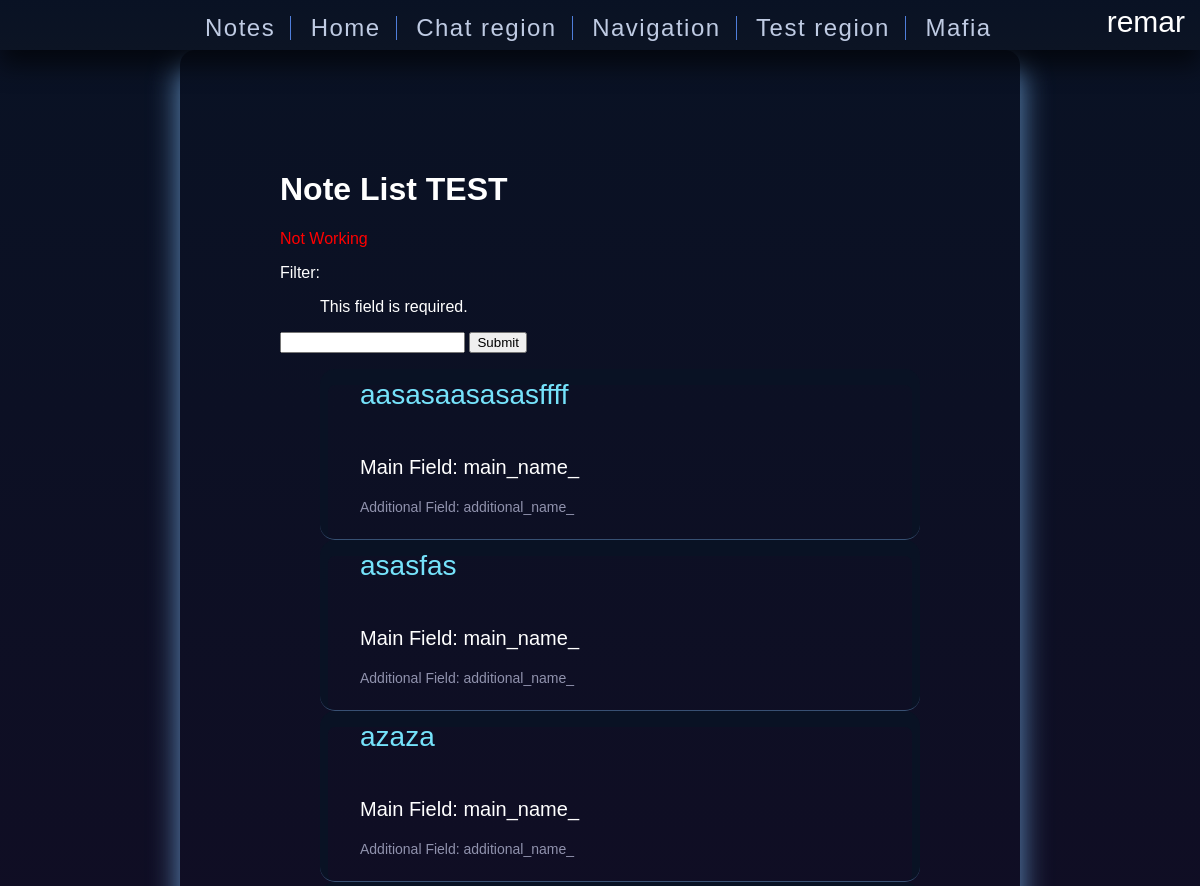
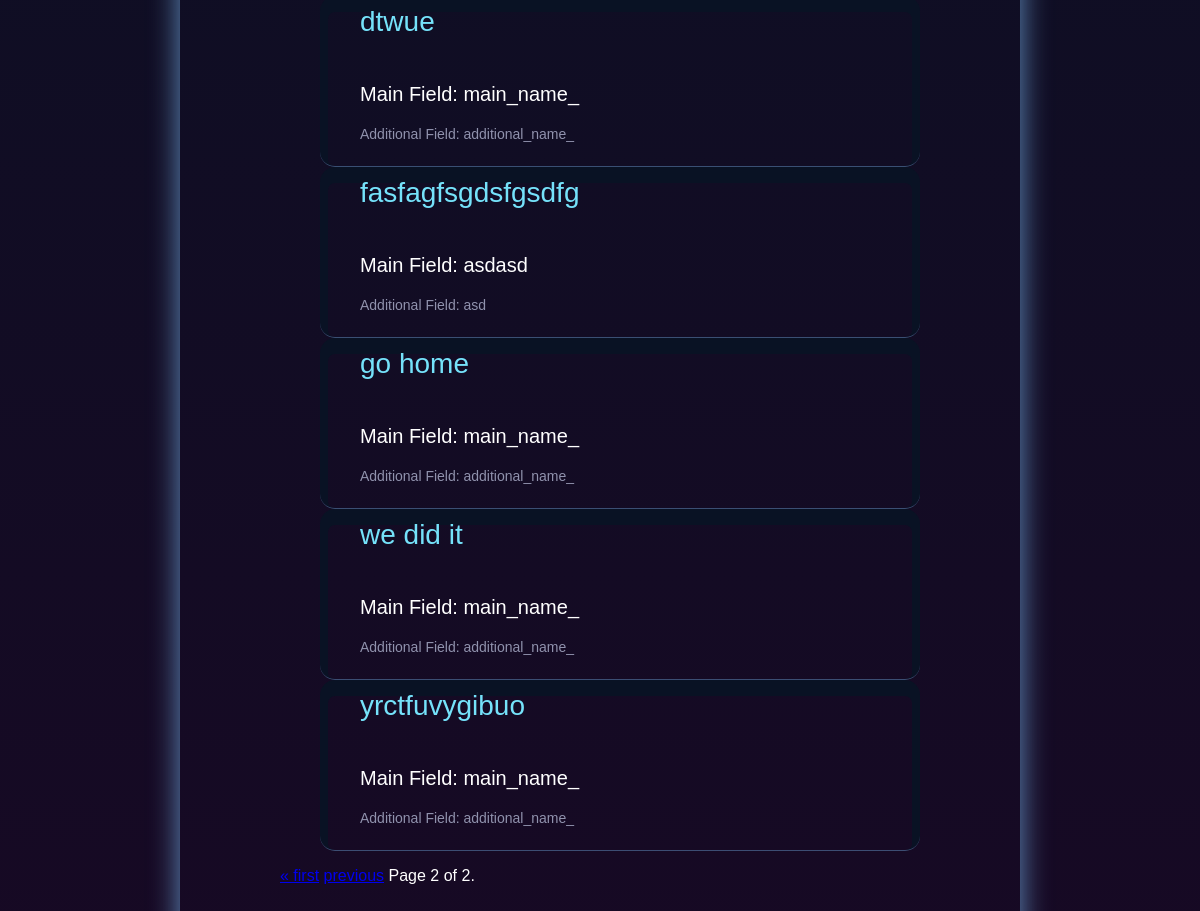
/index/notes/?page=2 (signed in), run on the app's committed database (2 pictures, top to bottom).
### main/models.py (models this page shows, shortened)
class Note(models.Model):
    id = models.AutoField(primary_key=True)
    name = models.CharField(max_length=200, help_text="Name")
    main_field = models.CharField(max_length=200, help_text="Main text")
    add_field = models.CharField(max_length=200)
    author = models.CharField(max_length=50)
    publish_date = models.DateField(null=True)
    class Meta:
        ordering = ["name"]
    def get_absolute_url(self):
        return reverse('note-detail', args=[str(self.id)])

### main/views.py (the view)
    def NoteFilter(request):
        non_filtered_list = Note.objects.all()
        if request.method == 'GET':
            form = FilterForm(request.GET)
            if form.is_valid():
                filtered_list=Note.objects.filter(name__icontains = request.GET['filter'])
                paginator = Paginator(filtered_list, 1)
                page_number = request.GET.get('page')
                page_obj = paginator.get_page(page_number)
                return render(request, 'main/notes.html', {'form': form, 'note_list': filtered_list, 'page_obj': page_obj})
        else:
            form = FilterForm()
        paginator = Paginator(non_filtered_list, 10)
        page_number = request.GET.get('page')
        page_obj = paginator.get_page(page_number)
        return render(request, 'main/notes.html', {'form': form, 'note_list': non_filtered_list, 'page_obj': page_obj})

### main/forms.py
class FilterForm(forms.Form):
    filter = forms.CharField()

### main/templates/main/notes.html (shortened to what this page needs)
{% extends "base.html" %}
{% block content %}
<h1>Note List TEST</h1>
        {% if booling %} <p class="green">IT'S WORKING</p>{% else %}<p class="red">Not Working</p> {% endif %}
    <form>
        {{ form }}
        <input type="submit" value="Submit" class="button" />
    </form>
    {% if note_list %}
    <ul>
      {% for Note in page_obj %}
      <li class="note-list">
          <ul class="note-ul">
                <li class="name"><a class="note-link" href="{{ Note.get_absolute_url }}">{{ Note.name }}</a></li>
                <li><p class="list-main-field"> Main Field: {{ Note.main_field }} </p></li>
                <li><p class="list-add-field"> Additional Field: {{ Note.add_field }} </p></li>
          </ul>
      </li>
      {% endfor %}
    </ul>
    {% else %}
      <p>There are no notes there.</p>
    {% endif %}
<div class="pagination">
    <span class="step-links">
        {% if page_obj.has_previous %}
            <a href="?page=1">&laquo; first</a>
            <a href="?page={{ page_obj.previous_page_number }}">previous</a>
        {% endif %}
        <span class="current">
            Page {{ page_obj.number }} of {{ page_obj.paginator.num_pages }}.
        </span>
    </span>
</div>
{% endblock %}

### main/templates/base.html (shortened to what this page needs)
<!DOCTYPE html>
<html lang="en">
<head>
  {% load static %}
  <link rel="stylesheet" href="{% static 'css/styles.css' %}">
</head>
<body>
    <div class="header-panel">
        {% if user.is_authenticated %}
        <ul class="bar-user-info">
            <li>
                {{ user.get_username }}
            </li>
        </ul>
        {% else %}
        <ul class="bar-user-info">
            <li><a href="{% url 'login'%}?next={{request.path}}">Login</a></li>
            <li><a href="{% url 'login'%}">Registration</a></li>
        </ul>
        {% endif %}
        <ul class="header-bar">
            <li>
                <a class="light" href="{% url 'notes' %}">Notes</a>
            </li>
            <li>
                <a class="light" href="{% url 'index' %}">Home</a>
            </li>
            <li><a class="light" href="{% url 'chat' %}">Chat region</a></li>
            <li><a class="light" href="{% url 'navigation' %}">Navigation</a></li>
            <li><a class="light" href="{% url 'test' %}">Test region</a></li>
            <li><a class="light" href="{% url 'random' %}">Mafia</a></li>
        </ul>
    </div>
    <div class="content">
        <div class="main-content">
            {% block content %}
            {% endblock %}
        </div>
    </div>
</body>
</html>

### main/static/css/styles.css (style rules this page uses)
html { height: 100%; }
.content { margin: 50px 15% 50px 15%; width: 70%; height: 100%; box-shadow: 0 15px 30px #6391c2; border-radius: 15px; }
.red { color:red; }
body { margin: 0; padding: 0; font-family: sans-serif; background: linear-gradient(#091224, #170924); color: white; }
.header-panel { position: fixed; z-index: 10; top: 0; border: 1px; padding: 0px; scroll-padding-bottom: 50px; height: 50px; width: 100%; background: linear-gradient(#091224, #0c1424); box-shadow: 0 15px 25px rgba(0,0,0,.6); }
.main-content { margin-top: 150px 150px 0px 150px; padding: 100px; }
.bar-user-info { position: fixed; margin: 5px; right: 10px; font-size: 30px; }
ul li { list-style-type: none; }
.header-bar > li { display: inline-block; position: relative; border-right: 1px solid #4f7edb; }
.header-bar > li:last-child { border-right: 0px solid #4f7edb; }
.header-bar > li > a.light { position: relative; padding: 10px 15px; font-size: 1.5em; line-height: 1; letter-spacing: 1.5px; }
.header-bar { margin-left : 150px; }
.bar-user-info > li { display: inline-block; position: relative; }
a.light { outline: none; text-decoration: none; padding: 2px 1px 0; }
a.light:link { color: #bfcbe3; }
.note-list { border-bottom: 1px solid rgb(99, 145, 194, .5); padding: 10px 0 10px 0; border-radius: 15px; box-shadow: 0 8px 0 8px #091224 inset; }
.note-link { color: #75e2fa; font-size: 28px; text-decoration: none; transition: color .5s ease-out; }
.note-link:after { transition: right .4s cubic-bezier(0,.5,0,1), border-color .4s ease-out; }
.list-main-field { font-size: 20px; padding: 25px 0 0 0; }
.list-add-field { font-size: 14px; color: #9092ad; }

### data on the page
Note: name "aasasaasasasffff", main_field "main_name_", add_field "additional_name_"
Note: name "asasfas", main_field "main_name_", add_field "additional_name_"
Note: name "azaza", main_field "main_name_", add_field "additional_name_"
Note: name "dtwue", main_field "main_name_", add_field "additional_name_"
Note: name "fasfagfsgdsfgsdfg", main_field "asdasd", add_field "asd"
Note: name "go home", main_field "main_name_", add_field "additional_name_"
Note: name "we did it", main_field "main_name_", add_field "additional_name_"
Note: name "yrctfuvygibuo", main_field "main_name_", add_field "additional_name_"

### other printed values
{{ user.get_username }} "remar"
{{ page_obj.number }} "2"
{{ page_obj.paginator.num_pages }} "2"
